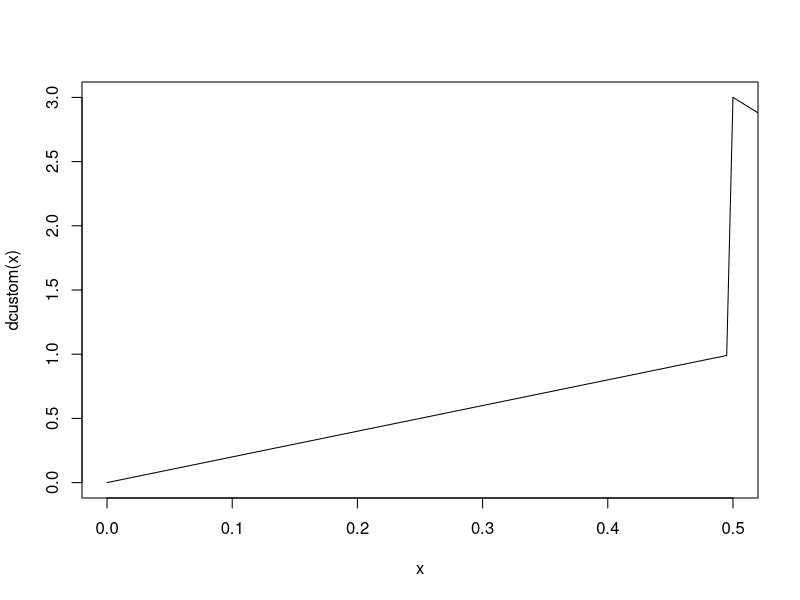
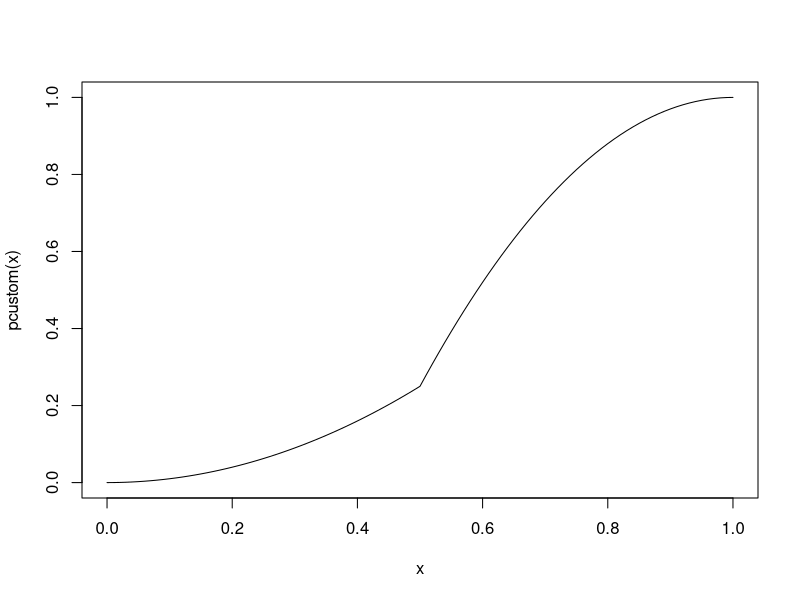
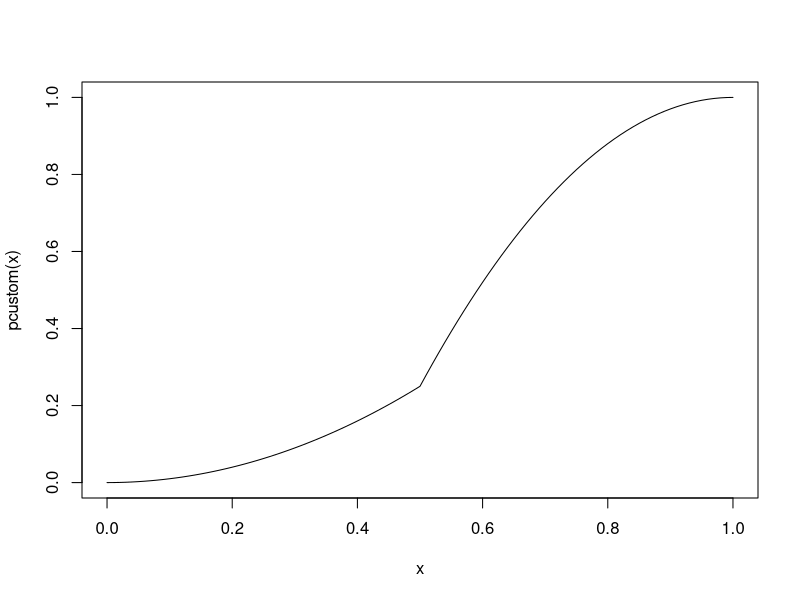
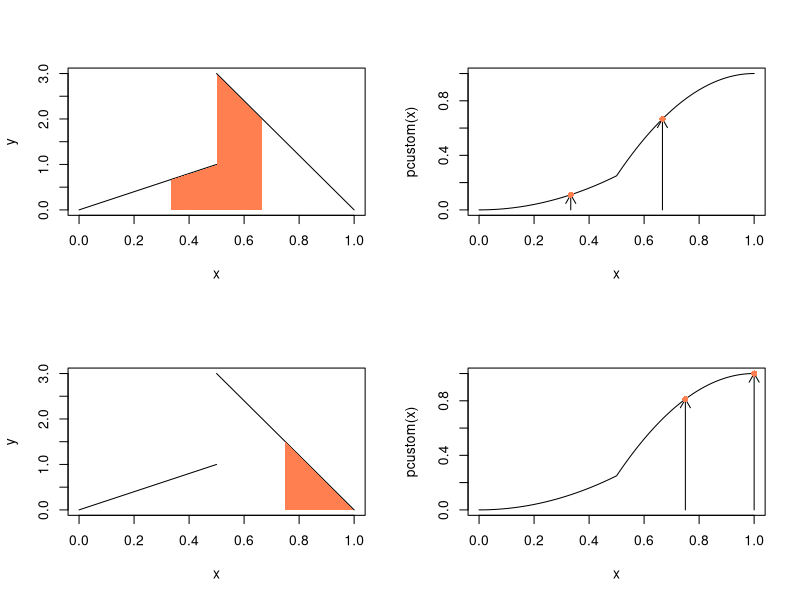

These figures' R source, in order: (Note: this script raises an error after producing the figures.)
### ejercicio 1 ###





dcustom <- function(z){
  fdensi <- function(x){
    if (x < 0){return(0)}
    if (0 <= x & x < 1/2){return(x*2)}
    if (1/2 <= x & x <= 1){return(6*(1-x))}
    if (x > 1){return(0)}
  }
  if (length(z) == 1){
    fdensi(z)
  }else{
    sapply(z,fdensi)
    
  }
}

integrate(dcustom,0,1)


fundistri <- function(x){
  if (length(x)==0){
  return(integrate(dcustom,0,x)$value)
  }else{
    return(sapply(x,function(x){
      integrate(dcustom,0,x)$value
    }))
  }
}
pcustom <-function(x){
  
fundistri_numeric_ <- function(x){
  if (x < 1/2){
    return((dcustom(x)*x)/2)
  }else{
    # [0,1/2)
    fi <- 1-((dcustom(1/2)*1/2)/2)
    # [1/2,x]
    fi2 <- ( ((dcustom(1/2)-dcustom(x))*(x-1/2))/2 + (dcustom(x)*(x-1/2) ))
    return(fi+fi2)     
  }
}
  if(length(x) == 1){
    fundistri_numeric_(x)
  }else{
    sapply(x,fundistri_numeric_)
  }
}

curve(dcustom(x),0,1/2)
curve(dcustom(x),1/2,1,add=T)
curve(pcustom(x),0,1)
curve(pcustom(x),0,1)
### la función de distribución debe de tener un área bajo la curva = 1, si se observa la gráfica de pcustom entre {0,1}, se verá que corresponde con dos triangulos rectangulos de base 1/2 y altura 
x = 0.49
pcustom(1)
## c
par(mfrow=c(2,2))
x <- (1:20000)/20000
y <- dcustom(x)
mayor <-1/3
menor <- 2/3
plot(x,y,type = "n")
lines(x[x < 1/2], y[x<1/2])
lines(x[x >= 1/2], y[x >= 1/2])
if (mayor < 1/2){
xx = x[which(x < 1/2 & mayor < x & x < menor)]
yy = y[which(x < 1/2 & mayor < x & x < menor)]

polygon(c(xx,xx[length(xx)],xx[1]),
        c(yy,0,0)-0.01,col = "coral",border=NA)
}
xx = x[which(x >= 1/2 & mayor < x & x < menor)]
yy = y[which(x >= 1/2 & mayor < x & x < menor)]
polygon(c(xx,xx[length(xx)],xx[1]),
        c(yy,0,0)-0.01,col = "coral",border=NA)

curve(pcustom(x),0,1)
arrows(mayor,0,mayor,pcustom(mayor),length = 0.1)
arrows(menor,0,menor,pcustom(menor),length = 0.1)
points(c(mayor,menor),c(pcustom(mayor),pcustom(menor)),col="coral",bg="coral",pch=16)


x <- (1:20000)/20000
y <- dcustom(x)
mayor <-3/4
menor <- 1
plot(x,y,type = "n")
lines(x[x < 1/2], y[x<1/2])
lines(x[x >= 1/2], y[x >= 1/2])
if (mayor < 1/2){
  xx = x[which(x < 1/2 & mayor < x & x < menor)]
  yy = y[which(x < 1/2 & mayor < x & x < menor)]
  
  polygon(c(xx,xx[length(xx)],xx[1]),
          c(yy,0,0)-0.01,col = "coral",border=NA)
}
xx = x[which(x >= 1/2 & mayor < x & x < menor)]
yy = y[which(x >= 1/2 & mayor < x & x < menor)]
polygon(c(xx,xx[length(xx)],xx[1]),
        c(yy,0,0)-0.01,col = "coral",border=NA)

curve(pcustom(x),0,1)
arrows(mayor,0,mayor,pcustom(mayor),length = 0.1)
arrows(menor,0,menor,pcustom(menor),length = 0.1)
points(c(mayor,menor),c(pcustom(mayor),pcustom(menor)),col="coral",bg="coral",pch=16)

### ejercicio 2

n <- 474
pM <- 0.498
mu_IMC <- 18.7
sigma_IMC <- 4.1
sobrepeso <- 21.8
desnutricion <- 14.1
mu_peso <- 35.1
sigma_peso <- 12.3

## a
1-pnorm(sobrepeso_IMC, mu_IMC, sigma_IMC)
pnorm(desnutricion_IMC, mu_IMC,sigma_IMC)



## b
pnorm(sobrepeso_IMC,mu_IMC,sigma_IMC) - pnorm(desnutricion_IMC,mu_IMC,sigma_IMC)
## c
qnorm(c(0.35,0.65),mu_IMC,sigma_IMC)
## d
qnorm(c(0.25,0.75),mu_IMC,sigma_IMC)
qnorm(0.75,mu_IMC,sigma_IMC)-qnorm(0.25,mu_IMC,sigma_IMC)
## e
p <- 1-pnorm(38, mu_peso, sigma_peso)
pbinom(3,21,p)

